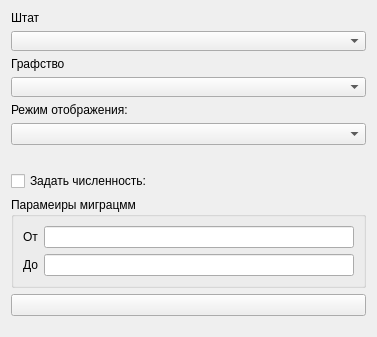
<?xml version="1.0" encoding="UTF-8"?>
<ui version="4.0">
 <class>ddmMigrationCountyFilterWidget</class>
 <widget class="QWidget" name="ddmMigrationCountyFilterWidget">
  <property name="geometry">
   <rect>
    <x>0</x>
    <y>0</y>
    <width>377</width>
    <height>337</height>
   </rect>
  </property>
  <property name="sizePolicy">
   <sizepolicy hsizetype="Preferred" vsizetype="Minimum">
    <horstretch>0</horstretch>
    <verstretch>0</verstretch>
   </sizepolicy>
  </property>
  <property name="minimumSize">
   <size>
    <width>140</width>
    <height>0</height>
   </size>
  </property>
  <property name="maximumSize">
   <size>
    <width>16777215</width>
    <height>16777215</height>
   </size>
  </property>
  <property name="windowTitle">
   <string>Form</string>
  </property>
  <layout class="QVBoxLayout" name="verticalLayout_3">
   <item>
    <layout class="QVBoxLayout" name="verticalLayout">
     <item>
      <widget class="QLabel" name="m_lbState">
       <property name="text">
        <string>Штат</string>
       </property>
      </widget>
     </item>
     <item>
      <widget class="QComboBox" name="m_cmbState">
       <property name="sizePolicy">
        <sizepolicy hsizetype="Minimum" vsizetype="Minimum">
         <horstretch>0</horstretch>
         <verstretch>0</verstretch>
        </sizepolicy>
       </property>
       <property name="minimumSize">
        <size>
         <width>140</width>
         <height>20</height>
        </size>
       </property>
      </widget>
     </item>
     <item>
      <widget class="QLabel" name="m_lbCounty">
       <property name="text">
        <string>Графство</string>
       </property>
      </widget>
     </item>
     <item>
      <widget class="QComboBox" name="m_cmbCounty">
       <property name="sizePolicy">
        <sizepolicy hsizetype="Minimum" vsizetype="Minimum">
         <horstretch>0</horstretch>
         <verstretch>0</verstretch>
        </sizepolicy>
       </property>
       <property name="minimumSize">
        <size>
         <width>140</width>
         <height>20</height>
        </size>
       </property>
      </widget>
     </item>
     <item>
      <widget class="QLabel" name="m_lbViewMode">
       <property name="text">
        <string>Режим отображения:</string>
       </property>
      </widget>
     </item>
     <item>
      <widget class="QComboBox" name="m_cbViewMode"/>
     </item>
     <item>
      <spacer name="horizontalSpacer">
       <property name="orientation">
        <enum>Qt::Horizontal</enum>
       </property>
       <property name="sizeHint" stdset="0">
        <size>
         <width>40</width>
         <height>20</height>
        </size>
       </property>
      </spacer>
     </item>
     <item>
      <widget class="QCheckBox" name="m_cbSetMigrationRange">
       <property name="text">
        <string>Задать численность:</string>
       </property>
      </widget>
     </item>
     <item>
      <widget class="QGroupBox" name="groupBox">
       <property name="title">
        <string>Парамеиры миграцмм</string>
       </property>
       <layout class="QVBoxLayout" name="verticalLayout_2">
        <item>
         <layout class="QHBoxLayout" name="horizontalLayout_2">
          <item>
           <widget class="QLabel" name="m_lbFrom">
            <property name="text">
             <string>От</string>
            </property>
           </widget>
          </item>
          <item>
           <widget class="QLineEdit" name="m_leFrom"/>
          </item>
         </layout>
        </item>
        <item>
         <layout class="QHBoxLayout" name="horizontalLayout">
          <item>
           <widget class="QLabel" name="m_lbTo">
            <property name="text">
             <string>До</string>
            </property>
           </widget>
          </item>
          <item>
           <widget class="QLineEdit" name="m_leTo"/>
          </item>
         </layout>
        </item>
       </layout>
      </widget>
     </item>
     <item>
      <widget class="QPushButton" name="m_pbUpdateView">
       <property name="text">
        <string/>
       </property>
       <property name="icon">
        <iconset resource="icons.qrc">
         <normaloff>:/icons/icons/accept.png</normaloff>:/icons/icons/accept.png</iconset>
       </property>
      </widget>
     </item>
     <item>
      <spacer name="verticalSpacer">
       <property name="orientation">
        <enum>Qt::Vertical</enum>
       </property>
       <property name="sizeHint" stdset="0">
        <size>
         <width>20</width>
         <height>40</height>
        </size>
       </property>
      </spacer>
     </item>
    </layout>
   </item>
  </layout>
 </widget>
 <resources>
  <include location="icons.qrc"/>
 </resources>
 <connections/>
</ui>
